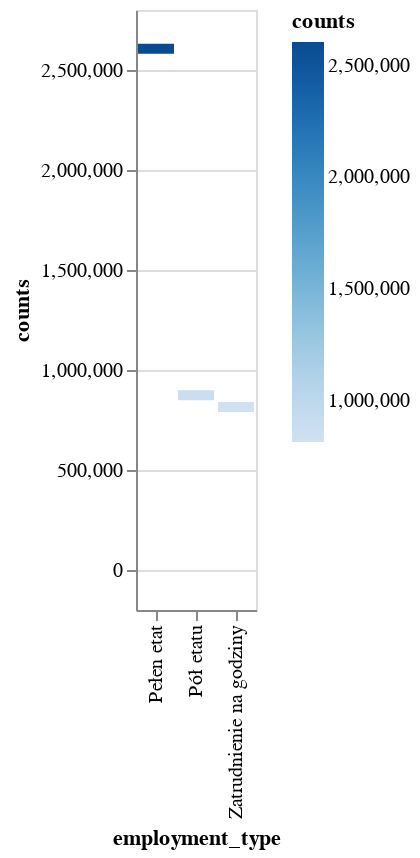

Notebook code for this chart:
### Code cell
df = pd.DataFrame(pd.read_csv('employees.csv'))
df_elements = pd.DataFrame(pd.read_csv('elements.csv'))
df_merged = df.merge(df_elements, left_on='id', right_on='employee_id')
df_merged = df_merged.groupby(['employment_type']).count()
df_merged = df_merged.rename(columns={'id': 'counts'})
df_merged["counts"] = df_merged["counts"].astype('int32')
df_merged = df_merged.reset_index(level=0)
alt.Chart(df_merged).mark_bar(orient='horizontal').encode(
    x='employment_type', y='counts', color='counts'
)

### Figure 1 — Vega-Lite specification as saved in the notebook (floating-point values rounded to 4 significant figures)
{"config": {"view": {"continuousWidth": 400, "continuousHeight": 300}}, "data": {"name": "data-788ce6f3f73f149ceaea8eaa35e5d2f0"}, "mark": {"type": "bar", "orient": "horizontal"}, "encoding": {"color": {"field": "counts", "type": "quantitative"}, "x": {"field": "employment_type", "type": "nominal"}, "y": {"field": "counts", "type": "quantitative"}}, "$schema": "https://vega.github.io/schema/vega-lite/v4.17.0.json", "datasets": {"data-788ce6f3f73f149ceaea8eaa35e5d2f0": [{"employment_type": "Pełen etat", "counts": 2606818, "name": 2606818, "date_of_employment": 2606818, "team": 2606818, "item_number": 2606818, "step_1": 2606818, "step_2": 2606818, "step_3": 2606818, "employee_id": 2606818}, {"employment_type": "Pół etatu", "counts": 873166, "name": 873166, "date_of_employment": 873166, "team": 873166, "item_number": 873166, "step_1": 873166, "step_2": 873166, "step_3": 873166, "employee_id": 873166}, {"employment_type": "Zatrudnienie na godziny", "counts": 814852, "name": 814852, "date_of_employment": 814852, "team": 814852, "item_number": 814852, "step_1": 814852, "step_2": 814852, "step_3": 814852, "employee_id": 814852}]}}
